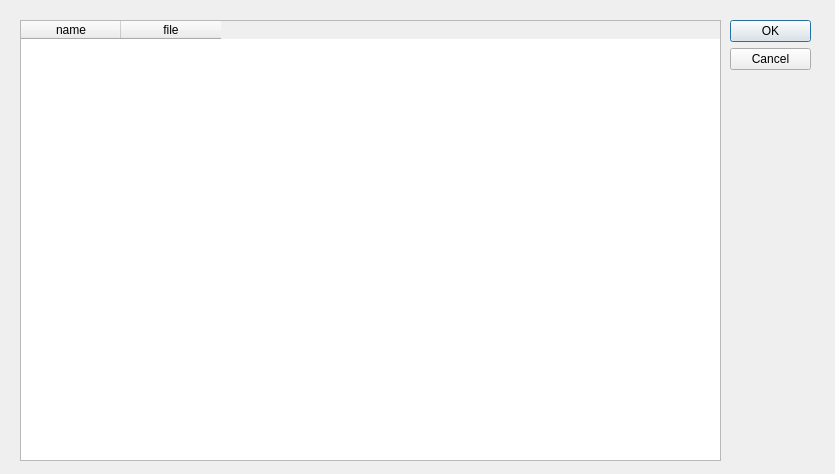
<?xml version="1.0" encoding="UTF-8"?>
<ui version="4.0">
 <class>Dialog</class>
 <widget class="QDialog" name="Dialog">
  <property name="geometry">
   <rect>
    <x>0</x>
    <y>0</y>
    <width>835</width>
    <height>474</height>
   </rect>
  </property>
  <property name="windowTitle">
   <string>Dialog</string>
  </property>
  <widget class="QDialogButtonBox" name="buttonBox">
   <property name="geometry">
    <rect>
     <x>730</x>
     <y>20</y>
     <width>81</width>
     <height>241</height>
    </rect>
   </property>
   <property name="orientation">
    <enum>Qt::Vertical</enum>
   </property>
   <property name="standardButtons">
    <set>QDialogButtonBox::Cancel|QDialogButtonBox::Ok</set>
   </property>
  </widget>
  <widget class="QWidget" name="verticalLayoutWidget">
   <property name="geometry">
    <rect>
     <x>20</x>
     <y>20</y>
     <width>701</width>
     <height>441</height>
    </rect>
   </property>
   <layout class="QVBoxLayout" name="verticalLayout">
    <item>
     <widget class="QTableWidget" name="tableWidget">
      <column>
       <property name="text">
        <string>name</string>
       </property>
      </column>
      <column>
       <property name="text">
        <string>file</string>
       </property>
      </column>
     </widget>
    </item>
   </layout>
  </widget>
 </widget>
 <resources/>
 <connections>
  <connection>
   <sender>buttonBox</sender>
   <signal>accepted()</signal>
   <receiver>Dialog</receiver>
   <slot>accept()</slot>
   <hints>
    <hint type="sourcelabel">
     <x>248</x>
     <y>254</y>
    </hint>
    <hint type="destinationlabel">
     <x>157</x>
     <y>274</y>
    </hint>
   </hints>
  </connection>
  <connection>
   <sender>buttonBox</sender>
   <signal>rejected()</signal>
   <receiver>Dialog</receiver>
   <slot>reject()</slot>
   <hints>
    <hint type="sourcelabel">
     <x>316</x>
     <y>260</y>
    </hint>
    <hint type="destinationlabel">
     <x>286</x>
     <y>274</y>
    </hint>
   </hints>
  </connection>
 </connections>
</ui>
